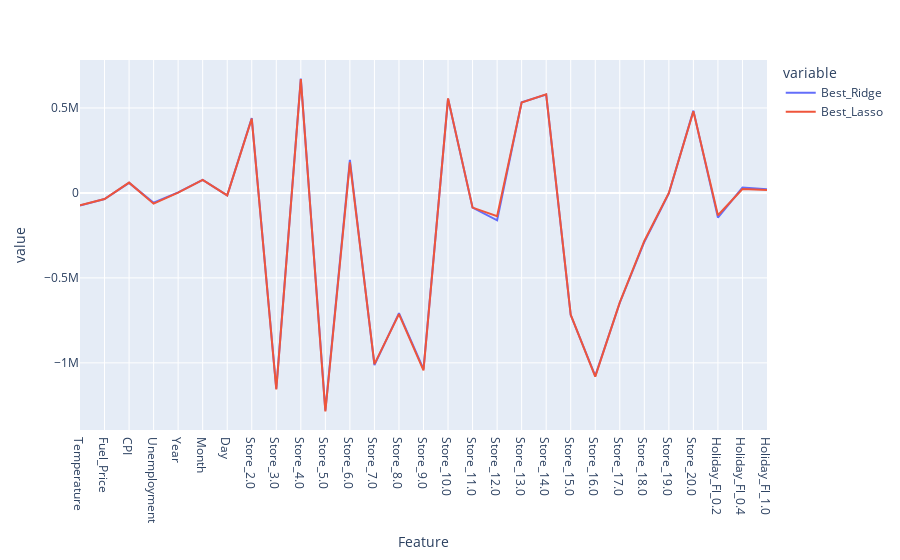

Write notebook code for a chart like this one.
### Code cell
# Tracé des coefficients des meilleurs modèles
data_dict = {
    'Feature': column_names,
    'Best_Ridge': best_ridge.coef_,
    'Best_Lasso': best_lasso.coef_
}

coefficients = pd.DataFrame(data=data_dict)
fig = px.line(coefficients, x='Feature', y=['Best_Ridge', 'Best_Lasso'])
fig.show()

### Figure 1 — Plotly figure (JSON) as saved in the notebook; plotly's stock layout.template omitted (floating-point values rounded to 4 significant figures)
{"data": [{"hovertemplate": "variable=Best_Ridge<br>Feature=%{x}<br>value=%{y}<extra></extra>", "legendgroup": "Best_Ridge", "line": {"color": "#636efa", "dash": "solid"}, "marker": {"symbol": "circle"}, "mode": "lines", "name": "Best_Ridge", "orientation": "v", "showlegend": true, "type": "scatter", "x": ["Temperature", "Fuel_Price", "CPI", "Unemployment", "Year", "Month", "Day", "Store_2.0", "Store_3.0", "Store_4.0", "Store_5.0", "Store_6.0", "Store_7.0", "Store_8.0", "Store_9.0", "Store_10.0", "Store_11.0", "Store_12.0", "Store_13.0", "Store_14.0", "Store_15.0", "Store_16.0", "Store_17.0", "Store_18.0", "Store_19.0", "Store_20.0", "Holiday_Fl_0.2", "Holiday_Fl_0.4", "Holiday_Fl_1.0"], "xaxis": "x", "y": [-73600.0, -35890.0, 59190.0, -57750.0, 3456.0, 77170.0, -14680.0, 440800.0, -1152000.0, 673300.0, -1280000.0, 194400.0, -1013000.0, -707100.0, -1037000.0, 553600.0, -86930.0, -161000.0, 532900.0, 578400.0, -718400.0, -1077000.0, -646200.0, -288600.0, -2299.0, 484300.0, -145400.0, 31130.0, 21220.0], "yaxis": "y"}, {"hovertemplate": "variable=Best_Lasso<br>Feature=%{x}<br>value=%{y}<extra></extra>", "legendgroup": "Best_Lasso", "line": {"color": "#EF553B", "dash": "solid"}, "marker": {"symbol": "circle"}, "mode": "lines", "name": "Best_Lasso", "orientation": "v", "showlegend": true, "type": "scatter", "x": ["Temperature", "Fuel_Price", "CPI", "Unemployment", "Year", "Month", "Day", "Store_2.0", "Store_3.0", "Store_4.0", "Store_5.0", "Store_6.0", "Store_7.0", "Store_8.0", "Store_9.0", "Store_10.0", "Store_11.0", "Store_12.0", "Store_13.0", "Store_14.0", "Store_15.0", "Store_16.0", "Store_17.0", "Store_18.0", "Store_19.0", "Store_20.0", "Holiday_Fl_0.2", "Holiday_Fl_0.4", "Holiday_Fl_1.0"], "xaxis": "x", "y": [-73350.0, -35570.0, 60600.0, -63190.0, 1497.0, 76560.0, -14310.0, 437300.0, -1156000.0, 669200.0, -1286000.0, 179600.0, -1008000.0, -712900.0, -1044000.0, 556400.0, -86420.0, -137500.0, 531400.0, 580700.0, -716400.0, -1081000.0, -644000.0, -282900.0, -0.0, 480000.0, -131600.0, 23190.0, 17890.0], "yaxis": "y"}], "layout": {"legend": {"title": {"text": "variable"}, "tracegroupgap": 0}, "margin": {"t": 60}, "xaxis": {"anchor": "y", "domain": [0, 1], "title": {"text": "Feature"}}, "yaxis": {"anchor": "x", "domain": [0, 1], "title": {"text": "value"}}}}
